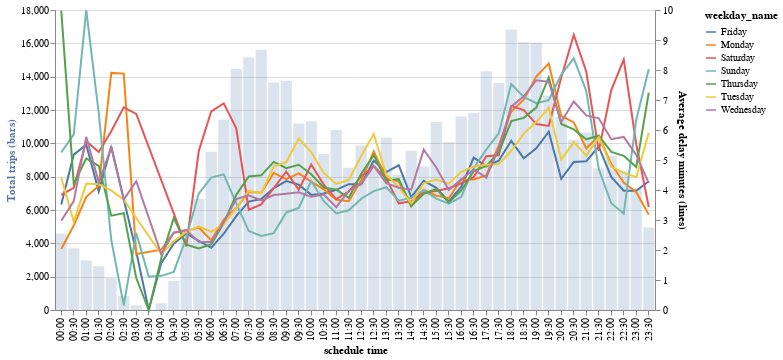

Specify this chart in Vega-Lite:
### Vega-Lite specification from a JSON file in a GitHub repository (floating-point values rounded to 4 significant figures; data arrays with more than 128 entries replaced by an {"elided": "..."} marker saying what was removed)
{"config": {"view": {"continuousWidth": 400, "continuousHeight": 300}}, "layer": [{"mark": {"type": "bar", "opacity": 0.2}, "encoding": {"tooltip": [{"field": "schedule_time_30min", "type": "nominal"}, {"aggregate": "sum", "field": "size", "type": "quantitative"}], "x": {"axis": {"title": "schedule time"}, "field": "schedule_time_30min", "type": "nominal"}, "y": {"aggregate": "sum", "axis": {"title": "Total trips (bars)", "titleColor": "#5276A7"}, "field": "size", "type": "quantitative"}}}, {"mark": {"type": "line", "color": "green"}, "encoding": {"color": {"field": "weekday_name", "type": "nominal"}, "tooltip": [{"field": "schedule_time_30min", "type": "nominal"}, {"field": "delay_minutes", "type": "quantitative"}, {"field": "weekday_name", "type": "nominal"}], "x": {"axis": {"title": "schedule time"}, "field": "schedule_time_30min", "type": "nominal"}, "y": {"axis": {"title": "Average delay minutes (lines)"}, "field": "delay_minutes", "type": "quantitative"}}}], "data": {"name": "data-7cc62b3291749675690ac54f101c3782"}, "height": 300, "resolve": {"scale": {"y": "independent"}}, "width": 600, "$schema": "https://vega.github.io/schema/vega-lite/v4.17.0.json", "datasets": {"data-7cc62b3291749675690ac54f101c3782": {"elided": "329 records"}}}
